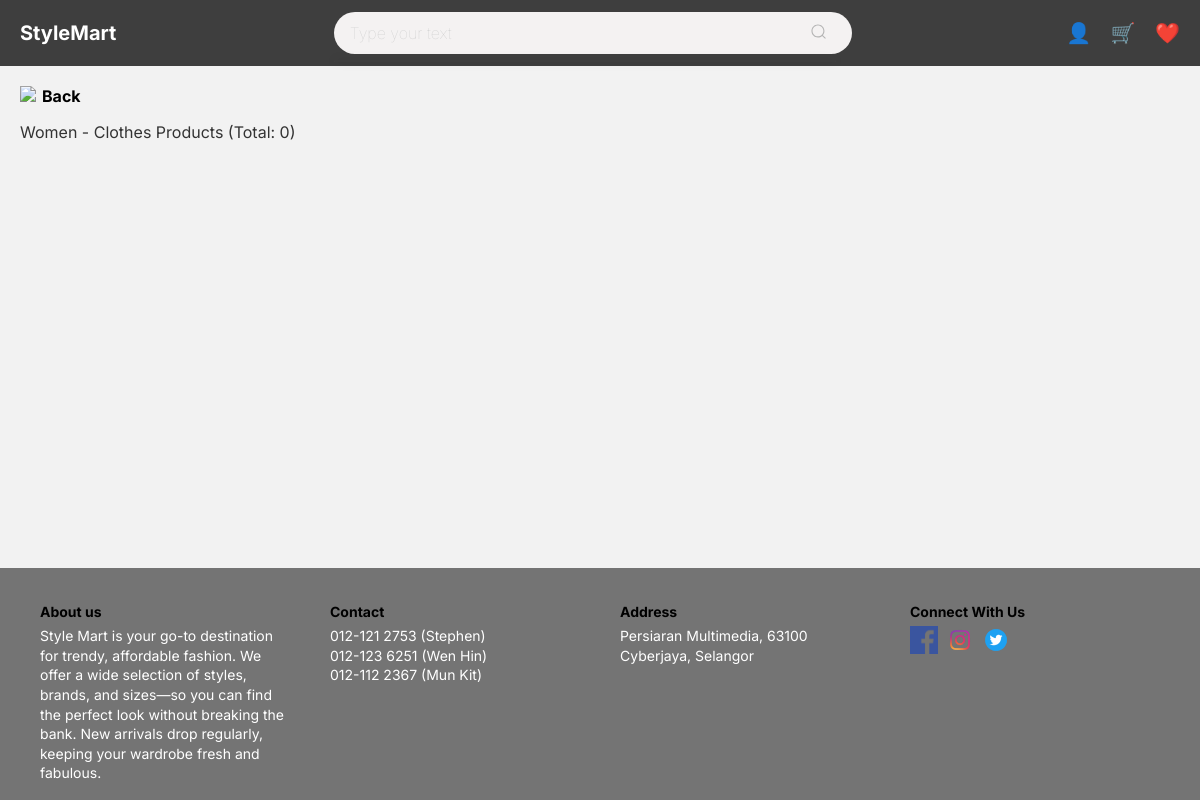
The page /category_women_shirt.php on the database as committed earlier.
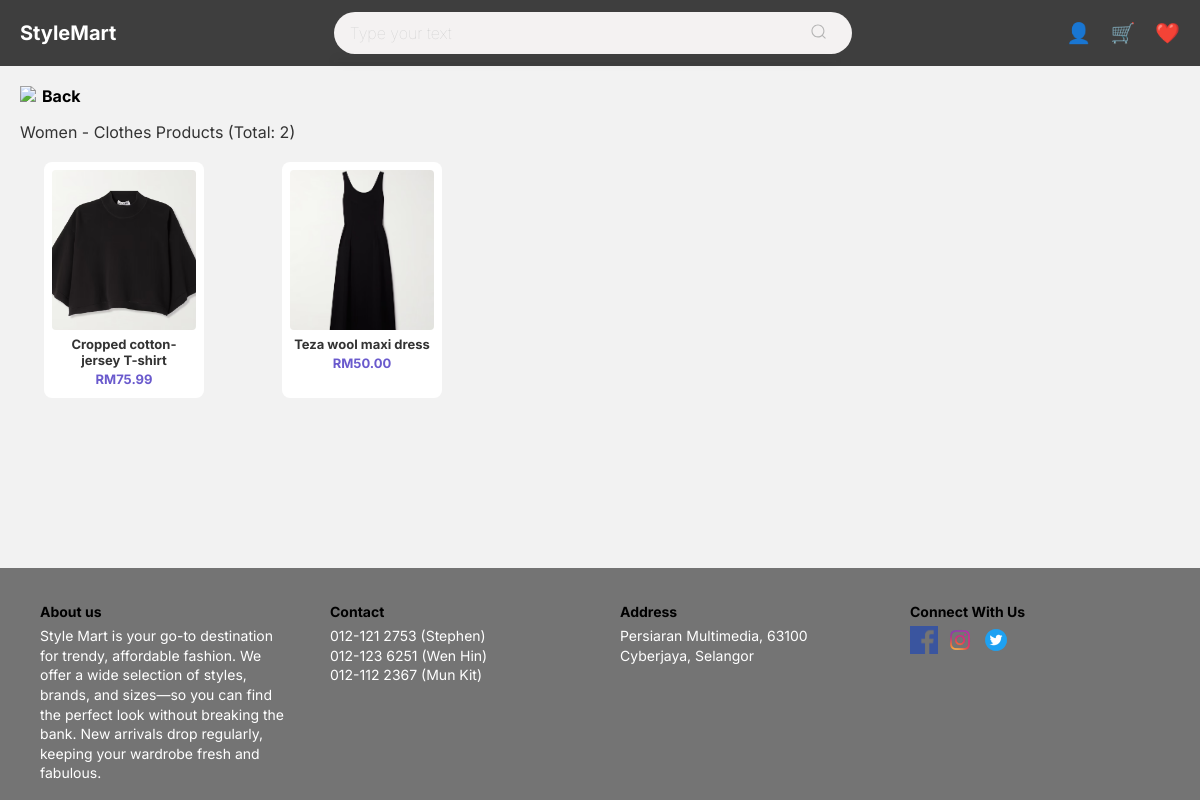
The same page on the database as committed later.
### tables this page shows
CREATE TABLE `product` (
  `product_id` int(9) NOT NULL,
  `user_id` int(9) NOT NULL,
  `product_name` varchar(255) NOT NULL,
  `category` varchar(255) NOT NULL,
  `price` decimal(9,2) NOT NULL,
  `description` text NOT NULL,
  `status` varchar(100) NOT NULL,
  `stock_quantity` int(9) NOT NULL,
  `sales_count` int(9) NOT NULL,
  `rate` int(5) DEFAULT NULL,
  `comment` varchar(255) DEFAULT NULL,
  `created_at` datetime NOT NULL DEFAULT current_timestamp(),
  `subcategory` varchar(100) DEFAULT NULL
);

CREATE TABLE `product_image` (
  `image_id` int(11) NOT NULL,
  `product_id` int(11) NOT NULL,
  `image_path` varchar(255) NOT NULL,
  `created_at` datetime DEFAULT current_timestamp()
);

### category_women_shirt.php (the view, shortened to what this page needs)
<?php
$mainCategory = "Women";
$subCategory = "Clothes";
$fullCategory = "$mainCategory - $subCategory";
require 'db.php';
$stmt = $pdo->prepare("SELECT * FROM product WHERE category = ?");
$stmt->execute([$fullCategory]);
$products = $stmt->fetchAll(PDO::FETCH_ASSOC);
?>
<!DOCTYPE html>
<html lang="en">
<head>
  <link rel="stylesheet" href="category.css">
</head>
<body>
<div class="page-wrapper">
  <header class="topbar">
    <div class="logo">StyleMart</div>
    <div class="search-wrapper">
      <div class="search">
        <input type="text" id="searchInput" class="search__input" placeholder="Type your text" oninput="searchProduct(this.value)">
        <button class="search__button">
        </button>
      </div>
      <div id="searchResults" class="search-results"></div>
    </div>
    <div class="icons">
      <span class="icon" onclick="checkLogin('profile.php')">👤</span>
      <span class="icon" onclick="checkLogin('cart.php')">🛒</span>
      <span class="icon" onclick="checkLogin('favorite.php')">❤️</span>
    </div>
  </header>
  <div class="container">
    <div class="back-btn"><a href="MainPage.php"><img src="uploads/previous.png">Back</a></div>
    <section class="products">
      <p style="text-align:left;">
      <?= "$mainCategory - $subCategory" ?> Products (Total: <?= isset($products) ? count($products) : 0 ?>)
      </p>
      <div class="grid">
        <?php foreach ($products as $product): ?>
          <?php
          $productId = $product['product_id'];
          $imgStmt = $pdo->prepare("SELECT image_path FROM product_image WHERE product_id = ? LIMIT 1");
          $imgStmt->execute([$productId]);
          $image = $imgStmt->fetch(PDO::FETCH_ASSOC);
          $imagePath = $image ? $image['image_path'] : 'placeholder.png';
          ?>
          <a class="product-card" href="product.php?id=<?= $productId ?>">
            <img src="<?= htmlspecialchars($imagePath) ?>" alt="Product Image">
            <p><strong><?= htmlspecialchars($product['product_name']) ?></strong></p>
            <p class="price">RM<?= number_format($product['price'], 2) ?></p>
          </a>
        <?php endforeach; ?>
      </div>
    </section>
  </div>
</div>
<footer class="footer">
  <div class="footer-section about">
    <h4>About us</h4>
    <p>Style Mart is your go-to destination for trendy, affordable fashion. We offer a wide selection of styles, brands, and sizes—so you can find the perfect look without breaking the bank. New arrivals drop regularly, keeping your wardrobe fresh and fabulous.</p>
  </div>
  <div class="footer-section contact">
    <h4>Contact</h4>
    <p>012-121 2753 (Stephen)<br>012-123 6251 (Wen Hin)<br>012-112 2367 (Mun Kit)</p>
  </div>
  <div class="footer-section address">
    <h4>Address</h4>
    <p>Persiaran Multimedia, 63100<br>Cyberjaya, Selangor</p>
  </div>
  <div class="footer-section connect">
    <h4>Connect With Us</h4>
    <div class="social-icons">
      <a href="https://www.facebook.com" target="_blank"><img src="uploads/fb.png" alt="Facebook"></a>
      <a href="https://www.instagram.com" target="_blank"><img src="uploads/ig.png" alt="Instagram"></a>
      <a href="https://www.x.com" target="_blank"><img src="uploads/twitter.png" alt="X"></a>
    </div>
  </div>
</footer>
</body>
</html>

Rows that differ between the two databases and show on the page:
added product: product_image.image_path (picture), product_name "Cropped cotton-jersey T-shirt", price "75.99"
added product: product_image.image_path (picture), product_name "Teza wool maxi dress", price "50.00"
Other text that changed with them:
count($products): "0" → "2"
